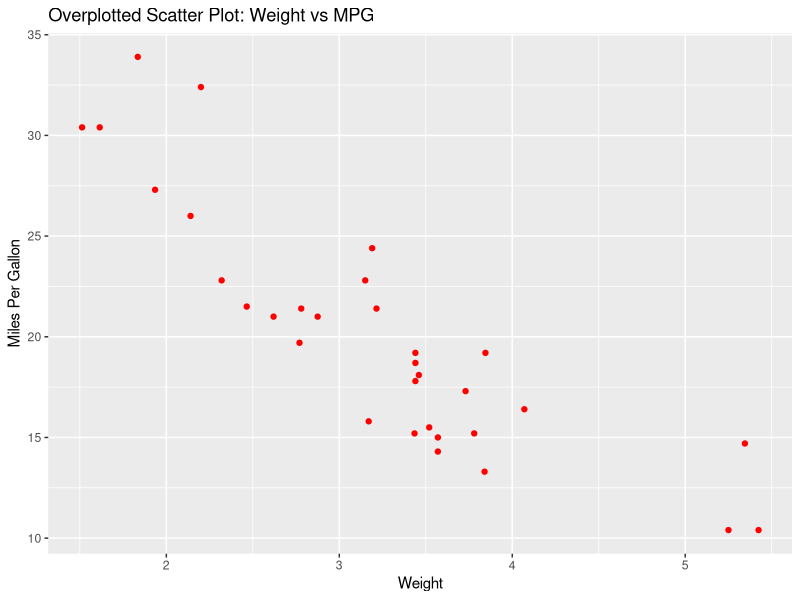
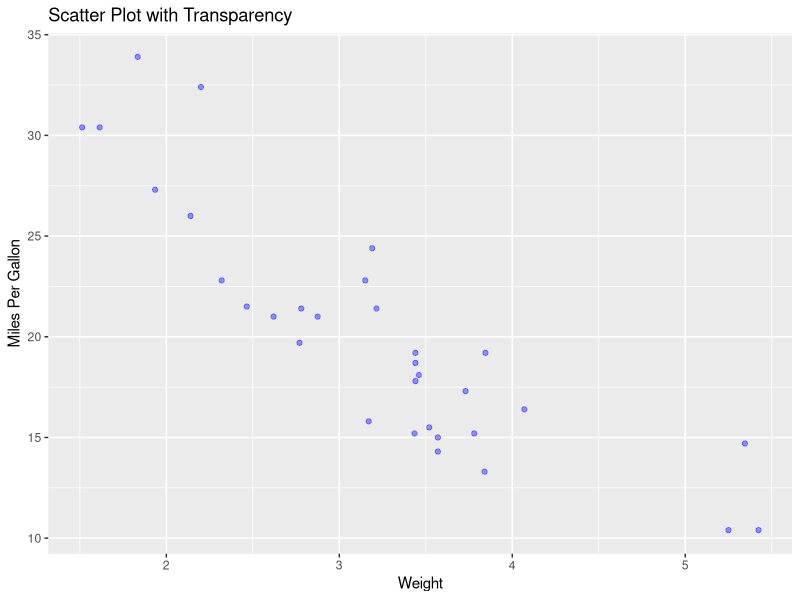
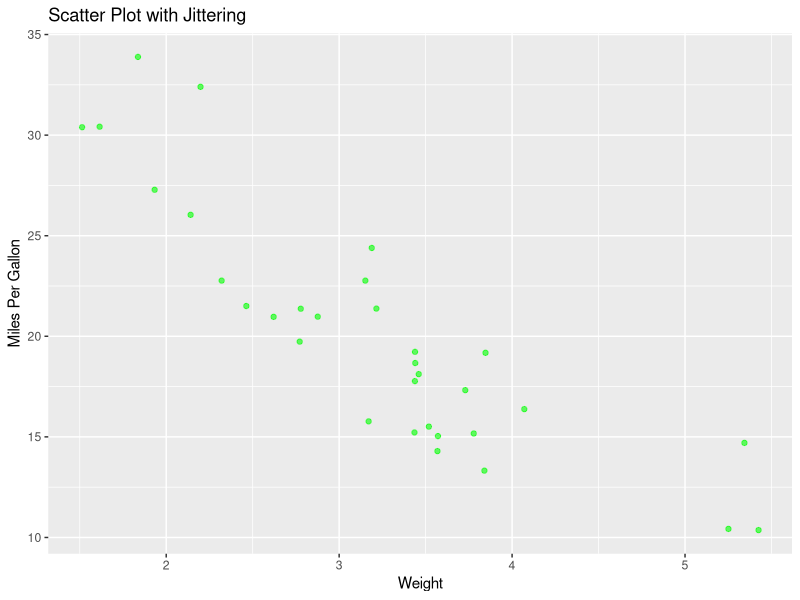
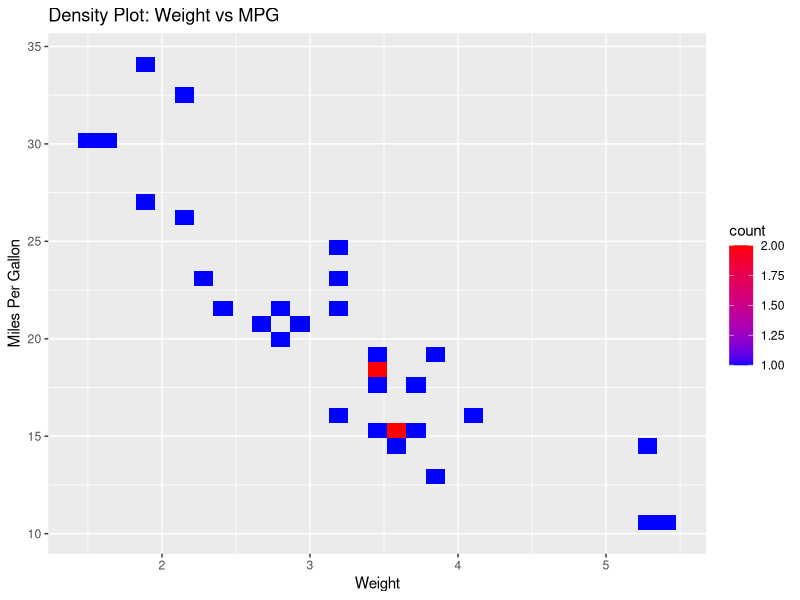

Recreate these plots in R, in order.

# Load necessary library
library(ggplot2)

# Using built-in 'mtcars' dataset
data(mtcars)

# Basic Scatter Plot - Weight vs MPG (Shows Overplotting)
overplot_scatter <- ggplot(mtcars, aes(x = wt, y = mpg)) +
  geom_point(alpha = 1, color = "red") +
  labs(title = "Overplotted Scatter Plot: Weight vs MPG", x = "Weight", y = "Miles Per Gallon")

# Solution 1: Transparency (alpha)
scatter_alpha <- ggplot(mtcars, aes(x = wt, y = mpg)) +
  geom_point(alpha = 0.4, color = "blue") +
  labs(title = "Scatter Plot with Transparency", x = "Weight", y = "Miles Per Gallon")

# Solution 2: Jittering
scatter_jitter <- ggplot(mtcars, aes(x = wt, y = mpg)) +
  geom_jitter(alpha = 0.6, color = "green") +
  labs(title = "Scatter Plot with Jittering", x = "Weight", y = "Miles Per Gallon")

# Solution 3: Density Plot (alternative to scatter)
density_plot <- ggplot(mtcars, aes(x = wt, y = mpg)) +
  geom_bin2d() +
  scale_fill_gradient(low = "blue", high = "red") +
  labs(title = "Density Plot: Weight vs MPG", x = "Weight", y = "Miles Per Gallon")

# Print plots
print(overplot_scatter)
print(scatter_alpha)
print(scatter_jitter)
print(density_plot)


